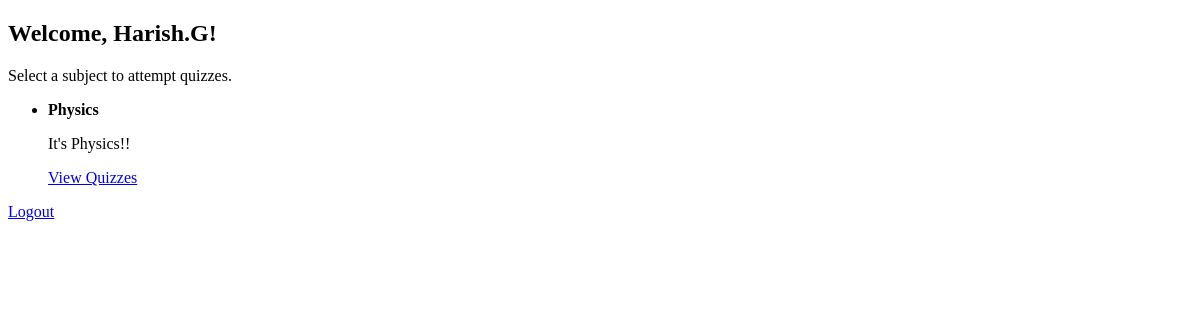
/user_dashboard (signed in), run on an earlier commit of the app's database.
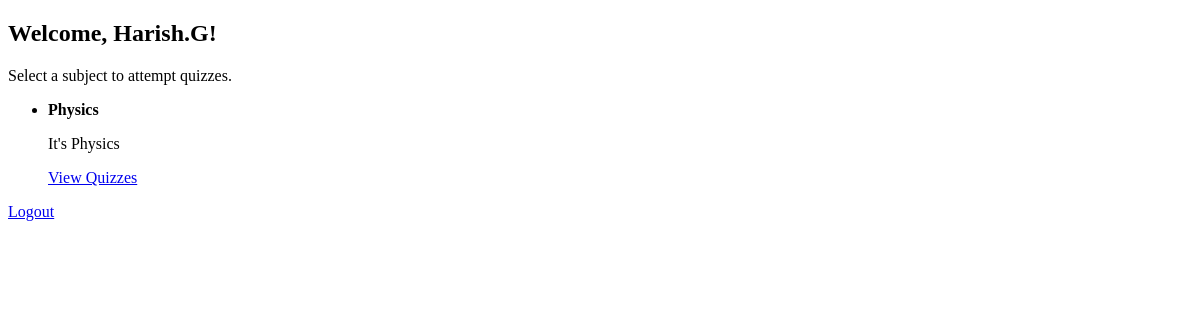
And on a later commit of the database.
### models/models.py (models this page shows)
class Subject(db.Model):
    id = db.Column(db.Integer, primary_key=True)
    name = db.Column(db.String(150), unique=True, nullable=False)
    description = db.Column(db.Text, nullable=True)

### app.py (the view)
@app.route("/user_dashboard")
def user_dashboard():
    if "user_id" not in session or session["role"] != "user":
        return redirect(url_for("login"))
    user = User.query.get(session["user_id"])
    subjects = Subject.query.all()
    return render_template("user_dashboard.html", user=user, subjects=subjects)

### templates/user_dashboard.html (shortened to what this page needs)
<!DOCTYPE html>
<html lang="en">
<head>
</head>
<body>
    <h2>Welcome, {{ user.full_name }}!</h2>
    <p>Select a subject to attempt quizzes.</p>
    <ul>
        {% for subject in subjects %}
            <li>
                <strong>{{ subject.name }}</strong>
                <p>{{ subject.description }}</p>
                <a href="{{ url_for('view_quizzes', subject_id=subject.id) }}">View Quizzes</a>
            </li>
        {% endfor %}
    </ul>
    <p><a href="{{ url_for('logout') }}">Logout</a></p>
</body>
</html>

What changed in the data, as far as the page shows it:
changed Subject "Physics": description "It's Physics!!" → "It's Physics"
